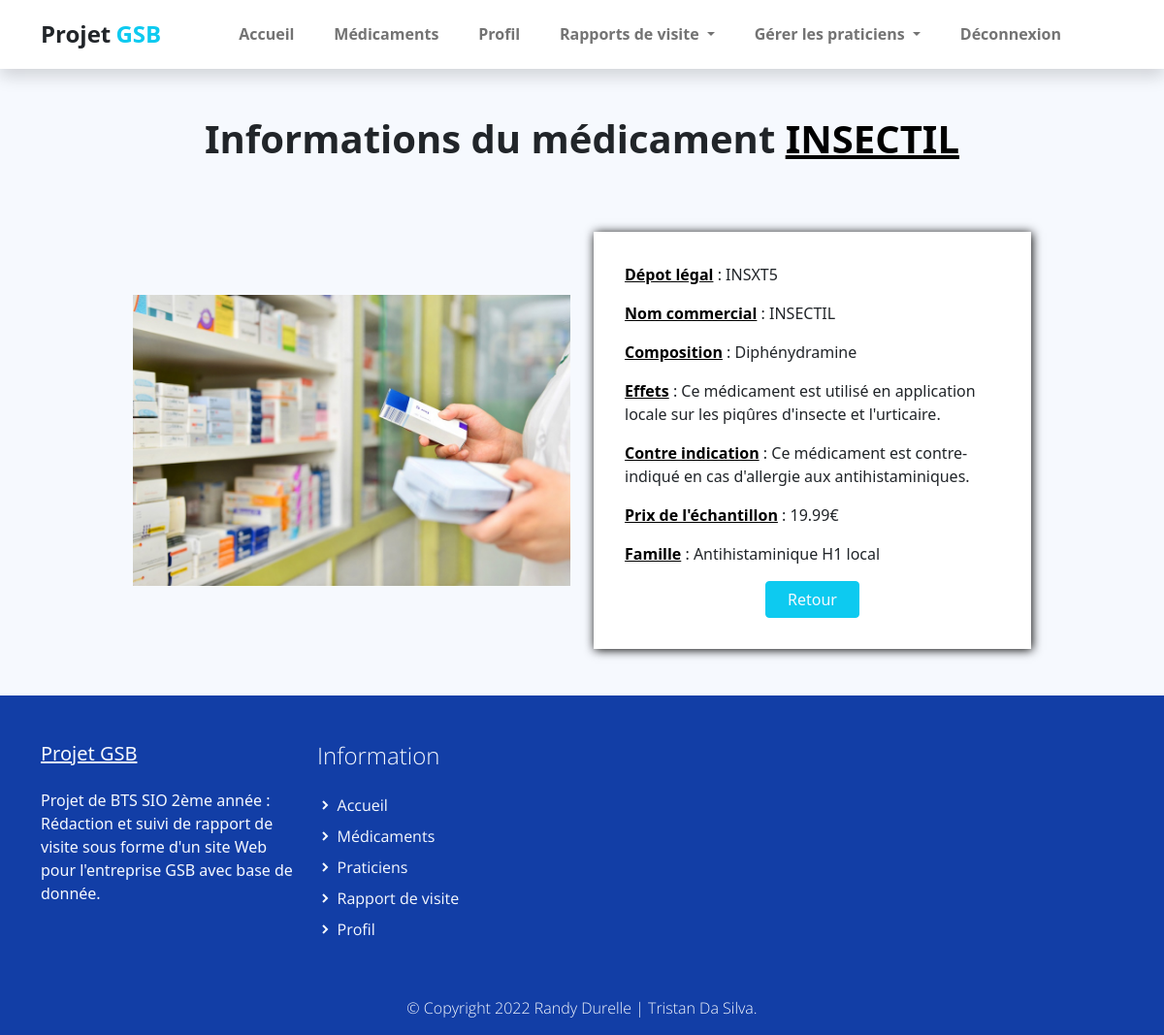
/index.php?uc=medicaments&action=affichermedoc&medicament=INSXT5 (signed in), run on the app's committed database.
### tables this page shows
CREATE TABLE IF NOT EXISTS `medicament` (
  `MED_DEPOTLEGAL` varchar(10) NOT NULL,
  `MED_NOMCOMMERCIAL` varchar(25) DEFAULT NULL,
  `MED_COMPOSITION` varchar(255) DEFAULT NULL,
  `MED_EFFETS` varchar(255) DEFAULT NULL,
  `MED_CONTREINDIC` varchar(255) DEFAULT NULL,
  `MED_PRIXECHANTILLON` float DEFAULT NULL,
  `FAM_CODE` varchar(3) NOT NULL,
  PRIMARY KEY (`MED_DEPOTLEGAL`),
  KEY `medicament_famille0_FK` (`FAM_CODE`)
);

CREATE TABLE IF NOT EXISTS `famille` (
  `FAM_CODE` varchar(3) NOT NULL,
  `FAM_LIBELLE` varchar(80) DEFAULT NULL,
  PRIMARY KEY (`FAM_CODE`)
);

### modele/medicament.modele.inc.php (called while the page is built, shortened)
<?php
    function getAllInformationMedicamentDepot($depot){
        try{
            $monPdo = connexionPDO();
            $req = 'SELECT m.MED_DEPOTLEGAL as \'depotlegal\', m.MED_NOMCOMMERCIAL as \'nomcom\', m.MED_COMPOSITION as \'compo\', m.MED_EFFETS as \'effet\', m.MED_CONTREINDIC as \'contreindic\', m.MED_PRIXECHANTILLON as \'prixechan\', f.FAM_LIBELLE as \'famille\' FROM medicament m INNER JOIN famille f ON f.FAM_CODE = m.FAM_CODE WHERE MED_DEPOTLEGAL = "'.$depot.'"';
            $res = $monPdo->query($req);
            $result = $res->fetch();
            return $result;
        }
        catch (PDOException $e){
            print "Erreur !: " . $e->getMessage();
            die();
        }
    }
?>

### vues/v_afficherMedicament.php (the view)
<section class="bg-light">
    <div class="container">
        <div class="structure-hero pt-lg-5 pt-4">
            <h1 class="titre text-center">Informations du médicament <span class="carac"><?php echo $carac[1]; ?></span></h1>
        </div>
        <div class="row align-items-center justify-content-center">
            <div class="test col-12 col-sm-8 col-lg-6 col-xl-5 col-xxl-4 py-lg-5">
                <img class="img-fluid" src="assets/img/medoc.jpeg">
            </div>
            <div class="test col-12 col-sm-8 col-lg-6 col-xl-5 col-xxl-4 py-lg-5 py-3">
                <div class="formulaire">
                    <p><span class="carac">Dépot légal</span> : <?php echo $carac[0] ?></p>
                    <p><span class="carac">Nom commercial</span> : <?php echo $carac[1] ?></p>
                    <p><span class="carac">Composition</span> : <?php echo $carac[2] ?></p>
                    <p><span class="carac">Effets</span> : <?php echo $carac[3] ?></p>
                    <p><span class="carac">Contre indication</span> : <?php echo $carac[4] ?></p>
                    <p><span class="carac">Prix de l'échantillon</span> : <?php echo $carac[5] . '€' ?></p>
                    <p><span class="carac">Famille</span> : <?php echo $carac[6] ?></p>
                    <input class="btn btn-info text-light valider col-6 col-sm-5 col-md-4 col-lg-3" type="button" onclick="history.go(-1)" value="Retour">
                </div>
            </div>
        </div>
    </div>
</section>

### assets/css/gsb.css (style rules this page uses)
p, a { font-weight: 400; }

### assets/css/custom.css (style rules this page uses)
body, html { height: 100%; margin: 0; padding: 0; }
body { background: #f6f9fe !important; width: 100%; position: relative; display: table; }
.carac { text-decoration: underline; font-weight: 600; color: #000; }
.valider { display: block; margin-right: auto; margin-left: auto; height: fit-content; }
.test { display: flex; flex-direction: column; align-items: center; }
.titre { font-weight: 600; padding-bottom: 1rem; }
.formulaire { background-color: white; padding: 2em; box-shadow: 1px 1px 10px black; width: 100%; }
.bg-light { background-color: #f6f9fe; }
.structure-hero { display: flex; flex-direction: column; align-items: center; }

### data on the page
medicament: MED_NOMCOMMERCIAL "INSECTIL", MED_DEPOTLEGAL "INSXT5", MED_COMPOSITION "Diphénydramine", MED_EFFETS "Ce médicament est utilisé en application locale sur les piqûres d'insecte et l'urticaire.", MED_CONTREINDIC "Ce médicament est contre-indiqué en cas d'allergie aux antihistaminiques.", MED_PRIXECHANTILLON "19.99", FAM_CODE.FAM_LIBELLE "Antihistaminique H1 local"
